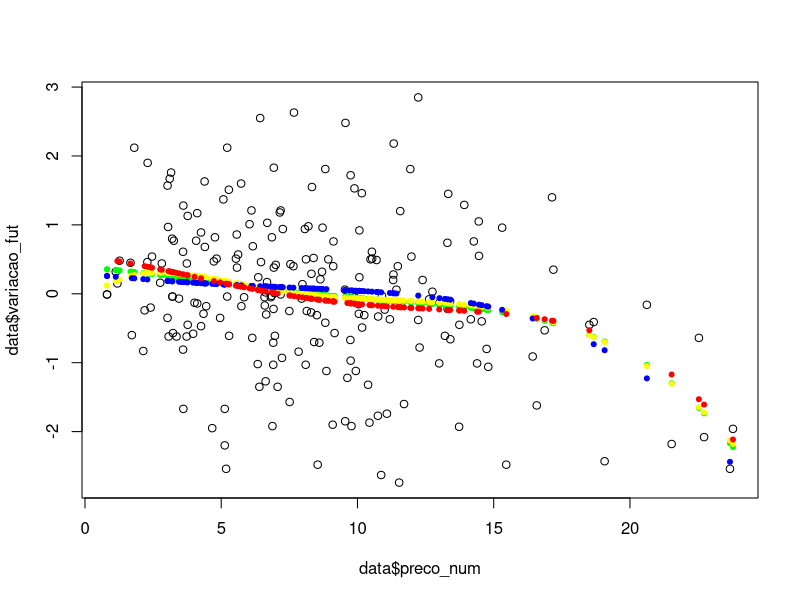

Write R code to recreate this figure.

require("caret")
require("boot")
require("MASS")
require("jsonlite")

r0data = read.table("rodada0.csv")

head(r0data)

data = subset(r0data, vai_jogar==TRUE)
plot(data$preco_num, data$variacao_fut)

casa = subset(data, mando_fut == TRUE)
fora = subset(data, mando_fut == FALSE)

attach(data)
fit = lm(variacao_fut ~ poly(preco_num, 4))
points(preco_num, fitted(fit), col='green', pch=20)
fit = rlm(variacao_fut ~ poly(preco_num, 6))
points(preco_num, fitted(fit), col='yellow', pch=20)


k = 10
sim_count = 10
for(i_sim in 1:sim_count){
  predictions = data.frame()
  folds = createFolds(data$variacao_fut, k, list=FALSE)
  for(i in 1:k){
    testIndexes <- which(folds==i,arr.ind=TRUE)
    testData <- data[testIndexes, ]
    trainData <- data[-testIndexes, ]
    fit = rlm(variacao_fut ~ poly(preco_num, 6) + mando_fut, data=trainData)
    yy = predict(fit, newdata=testData)
    mse = mean((yy - testData$variacao_fut) ^ 2)^(1/2)
    print(mse)
    #points(testData$preco_num, yy, col='yellow', pch=20)
    testData$variacao_prev <- yy
    predictions <- rbind(predictions, testData)
  }
  
  json <- toJSON(predictions)
  fn <- sprintf("prev%d.json", i_sim)
  write(json, fn) 
}


detach("data")

attach(casa)
fit = lm(variacao_fut ~ poly(preco_num, 4))
points(preco_num, fitted(fit), col='blue', pch=20)
detach("casa")

attach(fora)
fit = lm(variacao_fut ~ poly(preco_num, 4))
points(preco_num, fitted(fit), col='red', pch=20)
detach("fora")


